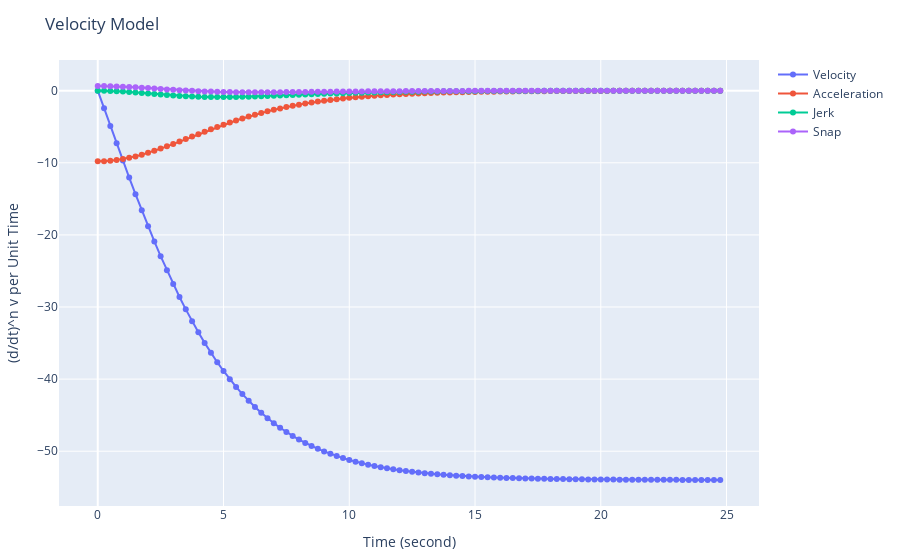

Notebook code cell kept with this figure:
### Code cell
plot(
    [
        # Velocity
        scatter(
            mode="markers+lines",
            x=time_axis_sec,
            y=[v_inf * tanh(accel_ms2 * t / v_inf) for t in time_axis_sec],
            name="Velocity"
        ),
        # Acceleration
        scatter(
            mode="markers+lines",
            x=time_axis_sec,
            y=[accel_ms2 * sech(accel_ms2 * t / v_inf)^2 for t in time_axis_sec],
            name="Acceleration"
        ),
        # Jerk
        scatter(
            mode="markers+lines",
            x=time_axis_sec,
            y=[-2 * accel_ms2^2 / v_inf * tanh(accel_ms2 * t / v_inf)^2 * sech(accel_ms2 * t / v_inf)^2 for t in time_axis_sec],
            name="Jerk"
        ),
        # Snap
        scatter(
            mode="markers+lines",
            x=time_axis_sec,
            y=[2 * accel_ms2^3 / v_inf^2 * (cosh(2 * accel_ms2 * t / v_inf) - 2) * sech(accel_ms2 * t / v_inf)^4 for t in time_axis_sec],
            name="Snap"
        ),
    ],
    Layout(
        title="Velocity Model",
        xaxis_title="Time (second)",
        yaxis_title="(d/dt)^n v per Unit Time",
        legend_title="Legend Title",
    ),
    config=PlotConfig(scrollZoom=true)
)
